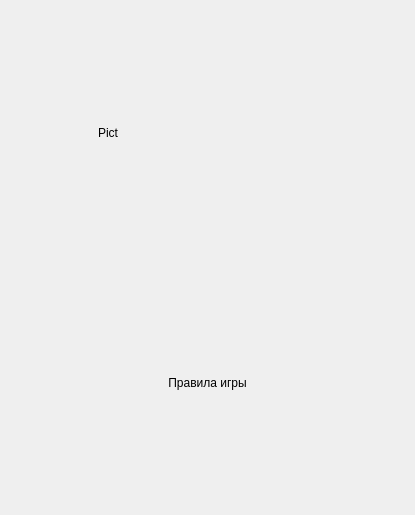
<?xml version="1.0" encoding="UTF-8"?>
<ui version="4.0">
 <class>Help</class>
 <widget class="QWidget" name="Help">
  <property name="geometry">
   <rect>
    <x>0</x>
    <y>0</y>
    <width>415</width>
    <height>515</height>
   </rect>
  </property>
  <property name="windowTitle">
   <string>Помощь</string>
  </property>
  <property name="windowIcon">
   <iconset>
    <normaloff>../graphics/help.png</normaloff>../graphics/help.png</iconset>
  </property>
  <layout class="QGridLayout" name="gridLayout">
   <item row="0" column="0">
    <widget class="QLabel" name="label_logo">
     <property name="text">
      <string>Pict</string>
     </property>
     <property name="alignment">
      <set>Qt::AlignCenter</set>
     </property>
    </widget>
   </item>
   <item row="0" column="1">
    <widget class="QLabel" name="label_help_2">
     <property name="text">
      <string/>
     </property>
    </widget>
   </item>
   <item row="1" column="0" colspan="2">
    <widget class="QLabel" name="label_help">
     <property name="text">
      <string>Правила игры</string>
     </property>
     <property name="alignment">
      <set>Qt::AlignCenter</set>
     </property>
    </widget>
   </item>
  </layout>
 </widget>
 <resources/>
 <connections/>
</ui>
